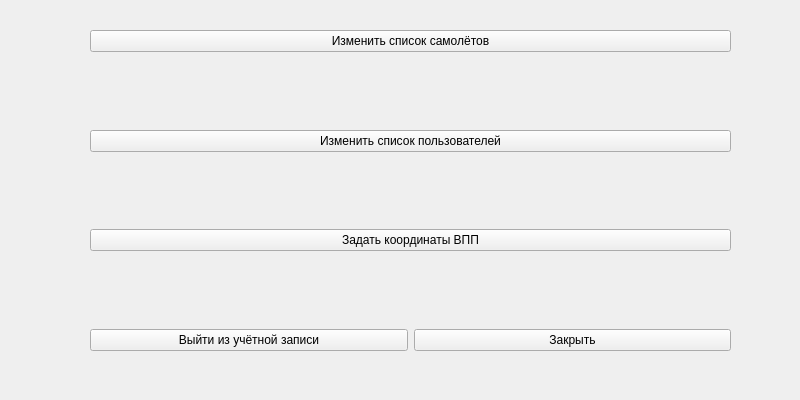
<?xml version="1.0" encoding="UTF-8"?>
<ui version="4.0">
 <class>admin_ui</class>
 <widget class="QWidget" name="admin_ui">
  <property name="geometry">
   <rect>
    <x>0</x>
    <y>0</y>
    <width>800</width>
    <height>400</height>
   </rect>
  </property>
  <property name="windowTitle">
   <string>Form</string>
  </property>
  <widget class="QWidget" name="verticalLayoutWidget">
   <property name="geometry">
    <rect>
     <x>90</x>
     <y>30</y>
     <width>641</width>
     <height>321</height>
    </rect>
   </property>
   <layout class="QVBoxLayout" name="verticalLayout">
    <item>
     <widget class="QPushButton" name="plane_list_Button">
      <property name="text">
       <string>Изменить список самолётов</string>
      </property>
     </widget>
    </item>
    <item>
     <spacer name="verticalSpacer_3">
      <property name="orientation">
       <enum>Qt::Orientation::Vertical</enum>
      </property>
      <property name="sizeHint" stdset="0">
       <size>
        <width>20</width>
        <height>40</height>
       </size>
      </property>
     </spacer>
    </item>
    <item>
     <widget class="QPushButton" name="user_list_Button">
      <property name="text">
       <string>Изменить список пользователей</string>
      </property>
     </widget>
    </item>
    <item>
     <spacer name="verticalSpacer_2">
      <property name="orientation">
       <enum>Qt::Orientation::Vertical</enum>
      </property>
      <property name="sizeHint" stdset="0">
       <size>
        <width>20</width>
        <height>40</height>
       </size>
      </property>
     </spacer>
    </item>
    <item>
     <widget class="QPushButton" name="lane_coord_Button">
      <property name="text">
       <string>Задать координаты ВПП</string>
      </property>
     </widget>
    </item>
    <item>
     <spacer name="verticalSpacer">
      <property name="orientation">
       <enum>Qt::Orientation::Vertical</enum>
      </property>
      <property name="sizeHint" stdset="0">
       <size>
        <width>20</width>
        <height>40</height>
       </size>
      </property>
     </spacer>
    </item>
    <item>
     <layout class="QHBoxLayout" name="horizontalLayout">
      <item>
       <widget class="QPushButton" name="logout">
        <property name="text">
         <string>Выйти из учётной записи</string>
        </property>
       </widget>
      </item>
      <item>
       <widget class="QPushButton" name="exit">
        <property name="text">
         <string>Закрыть</string>
        </property>
       </widget>
      </item>
     </layout>
    </item>
   </layout>
  </widget>
 </widget>
 <resources/>
 <connections/>
</ui>
